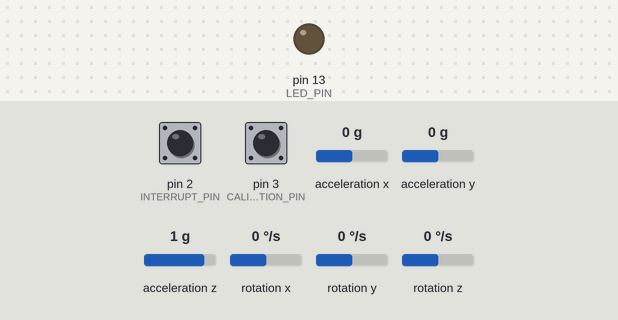
A sketch run on a simulated Arduino Uno, built with avr-gcc and run on an emulated ATmega328P. Parts: output pins drawn as LEDs (lit = HIGH). Dashed ring = blinking. The test bench sets the inputs (shaded band); at power-on: pin 3 (CALIBRATION_PIN) HIGH, pin 2 (INTERRUPT_PIN) HIGH, acceleration x 0 g, acceleration y 0 g, acceleration z 1 g, rotation x 0 °/s, rotation y 0 °/s, rotation z 0 °/s.

Above: at 2.9 s.
3.0 s: pin 3 (CALIBRATION_PIN) pulled LOW for 0.15 s
At 4.24 s:
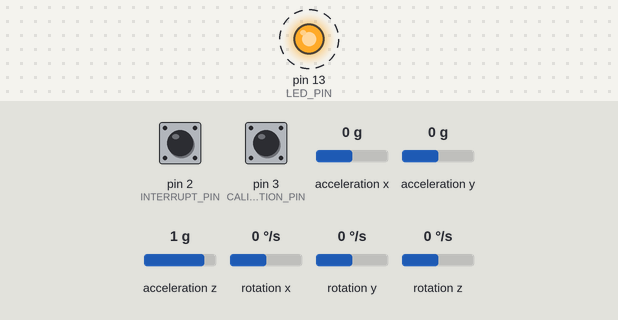
7.7 s: pin 3 (CALIBRATION_PIN) pulled LOW for 1 s
At 10.3 s:
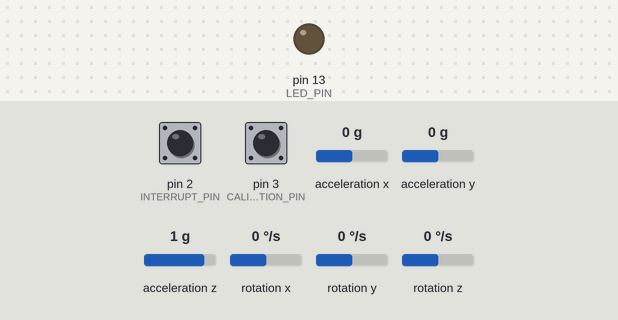
10.8 s: pin 3 (CALIBRATION_PIN) pulled LOW for 3.2 s
At 12.04 s:
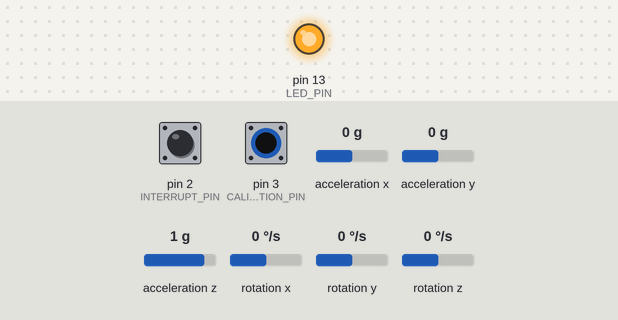
Timing chart, 0 to 15.8 s (numbered marks = the images above; inputs shaded):
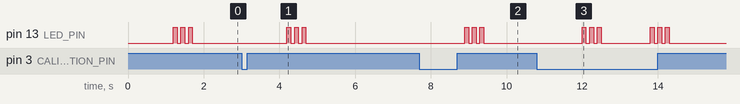

The sketch:

acelTeste1.ino
```cpp
/*      Codigo capaz de ler o MPU6050 e a partir de filtros e do calculo da velocidade
        interpretar se houve movimento ou não, ou seja, faz o cancelamento de ruídos e
        vibracoes                                                                           */


#include "I2Cdev.h"
#include "MPU6050.h"

#define SAMPLE_TIME 10       // Tempo entre leituras de 10 ms
#define STOP_TIME 1000       // Tempo entre leituras de 1000 ms
#define DT_THRESHOULD 500
#define N_SAMPLES 40        // Numero de amostras para identificar que saiu da boca do tanque
#define ACEL_THRESHOULD 65 // Limiar de aceleracao em mg

#define LED_PIN 13
#define INTERRUPT_PIN 2
#define CALIBRATION_PIN 3

// Arduino Wire library is required if I2Cdev I2CDEV_ARDUINO_WIRE implementation
// is used in I2Cdev.h
#if I2CDEV_IMPLEMENTATION == I2CDEV_ARDUINO_WIRE
#include "Wire.h"
#endif

MPU6050 accelgyro;

int16_t ax, ay, az;
unsigned int count = 0;
unsigned int count2 = 0;
unsigned int t_vector[2] = {0, 0};
unsigned int time_pass = 0;

double v_mean_y[7];
double ax2, ay2;
double fx_mean, fy_mean, fz_mean;
double y_f[2], x_f[2], vel_x[2], vel_y[2], pos_y[2];

int my_direction = 0;
bool can_calc_my_direction = true;
bool last_time_put = false;

unsigned short int count_threshould = 0;
unsigned long lastTime;
unsigned long tempo_inv_now;
unsigned long tempo_inv_last;
unsigned long timeChange;
unsigned long now;
unsigned long t_threshould = 0;

void setup() {
  // join I2C bus (I2Cdev library doesn't do this automatically)
#if I2CDEV_IMPLEMENTATION == I2CDEV_ARDUINO_WIRE
  Wire.begin();
#elif I2CDEV_IMPLEMENTATION == I2CDEV_BUILTIN_FASTWIRE
  Fastwire::setup(400, true);
#endif
  Serial.begin(38400);      // abre a porta serial a 38400 bps:

  accelgyro.initialize();

  accelgyro.setDHPFMode(0b001); // Colocado aqui 5 Hz (talvez nao necessario)
  accelgyro.setFullScaleAccelRange(MPU6050_ACCEL_FS_2);

  pinMode(LED_PIN, OUTPUT);
  pinMode(INTERRUPT_PIN, INPUT);
  pinMode(CALIBRATION_PIN, INPUT);

  digitalWrite(INTERRUPT_PIN, HIGH);
  digitalWrite(CALIBRATION_PIN, HIGH);

  y_f[0] = 0;
  y_f[1] = 0;
  x_f[0] = 0;
  x_f[1] = 0;
  vel_x[0] = 0;
  vel_x[1] = 0;
  vel_y[0] = 0;
  vel_y[1] = 0;
  pos_y[0] = 0;
  pos_y[1] = 0;
  v_mean_y[0] = 0;
  v_mean_y[1] = 0;
  v_mean_y[2] = 0;
  v_mean_y[3] = 0;
  v_mean_y[4] = 0;
  v_mean_y[5] = 0;
  v_mean_y[6] = 0;
  v_mean_y[7] = 0;
  count = 0;
  count2 = 0;

  Calibration();

  digitalWrite(LED_PIN, LOW);

  lastTime = 0;
}

void loop() {

  while (!digitalRead(INTERRUPT_PIN)) {
    now = millis();
    timeChange = (now - lastTime);

    if (timeChange >= SAMPLE_TIME) {

      count++;

      /* Update accel data */
      accelgyro.getAcceleration(&ax, &ay, &az);

      /* Filter x and y axis */
      /*
        for k=2:length(y)
        y(k) = 0.8819*y(k-1) + 0.1181*x(k-1);
        end
      */

      ay2 = double((ay - fy_mean) * 2.0 / 16783.0);
      ax2 = double((ax - fx_mean) * 2.0 / 16783.0);

      //XXX
      // para o teste neste momento sera utilizado o eixo X apenas
      ay2 = ax2;

      y_f[1] = 0.8819 * y_f[0] + 0.1181 * ay2;
      //y[0] = y[1];
      //x_f[1] = 0.8819 * x_f[0] + 0.1181 * ax2;
      //x[0] = x[1];

      if ((y_f[1] >= ACEL_THRESHOULD/1000.0) || (y_f[1] < -ACEL_THRESHOULD/1000.0)) {
        count_threshould++;
      }
      else {
        count_threshould = 0;
      }

      if (count_threshould >= N_SAMPLES) {
        //Serial.println(d);
        move_identification();
        while(!digitalRead(INTERRUPT_PIN)); // Travo aqui ate que botao seja soltado para que processo seja reiniciado
      }
      /* Integral calculation */
      /*
         for i=1:length(x2)-1
           vel(i+1) = vel(i) + dt*(x2(i)+x2(i+1))/2;
         end
      */
      /*
      vel_y[1] = vel_y[0] + (0.01) * (y_f[1] + y_f[0]) / 2.0;
      //vel_x[1] = vel_x[0] + (0.1) * (x_f[1] + x_f[0]) / 2.0;

      /* Seconde Integral Calculation */
      /*
      pos_y[1] = pos_y[0] + (0.01)* (vel_y[1] + vel_y[0]) / 2.0;

      y_f[0] = y_f[1]; // Atualizacao dos valores de aceleracao em Y
      //x_f[0] = x_f[1]; // Atualizacao dos valores de aceleracao em X

      vel_y[0] = vel_y[1]; // Atualizacao dos valores de velocidade em Y
      //vel_x[0] = vel_x[1]; // Atualizacao dos valores de velocidade em X

      pos_y[0] = pos_y[1]; // Atualizacao dos valores de posicao em Y
      v_mean_y[7] = vel_y[1]; // Atribuicao de velocidade corrente ao vetor de media movel

      // so a partir da terceira iteracao faco a media movel
      if (count >= 8) {
        v_mean_y[7] = (v_mean_y[0] + v_mean_y[1] + v_mean_y[2] + v_mean_y[3]
                       + v_mean_y[4] + v_mean_y[5] + v_mean_y[6] + v_mean_y[7]) / 8.0;
        if (count2 <= 3) count2++;
      }

      v_mean_y[0] = v_mean_y[1];
      v_mean_y[1] = v_mean_y[2];
      v_mean_y[2] = v_mean_y[3];
      v_mean_y[3] = v_mean_y[4];
      v_mean_y[4] = v_mean_y[5];
      v_mean_y[5] = v_mean_y[6];
      v_mean_y[6] = v_mean_y[7];

      // Depois de ter duas atualizacoes dos valores de v_mean_y
      // Faco a verificacao de alternancia de maximos e minimos
      if (count2 >= 2) {
        if (can_calc_my_direction) {
          can_calc_my_direction = false;
          if ((v_mean_y[6] - v_mean_y[5]) > 0) {
            my_direction = 1;
          } else {
            my_direction = 0;
          }
        }
        if (my_direction) {                       // subindo
          if (v_mean_y[6] - v_mean_y[5] < 0.0) { // se passei a descer
            my_direction = 0;
            t_vector[1] = time_pass;
            if ((t_vector[1] - t_vector[0]) > DT_THRESHOULD) {
              move_identification();
            }
            t_vector[0] = t_vector[1];
          }
        }
        else {                                  //se estou descendo
          if (v_mean_y[6] - v_mean_y[5] > 0.0) {
            my_direction = 1;
            t_vector[1] = time_pass;
            if ((t_vector[1] - t_vector[0]) > DT_THRESHOULD) {
              move_identification();
            }
            t_vector[0] = t_vector[1];
          }
        }
      }
      */
      Serial.println(y_f[1]);// Serial.print("\t"); Serial.print(v_mean_y[6]);
      //Serial.print("\t"); Serial.print(vel_y[1]), Serial.print("\t"); Serial.println(pos_y[1]);
      lastTime = millis();
      time_pass++; //atualizacao do tempo da iteracao
    }
  }

  if (!digitalRead(CALIBRATION_PIN)) { // Se pressionei o pino pra calibrar isso ocorre
    Calibration();
  }

  y_f[0] = 0;
  y_f[1] = 0;
  x_f[0] = 0;
  x_f[1] = 0;
  vel_x[0] = 0;
  vel_x[1] = 0;
  vel_y[0] = 0;
  vel_y[1] = 0;
  pos_y[0] = 0;
  pos_y[1] = 0;
  v_mean_y[0] = 0;
  v_mean_y[1] = 0;
  v_mean_y[2] = 0;
  v_mean_y[3] = 0;
  v_mean_y[4] = 0;
  v_mean_y[5] = 0;
  v_mean_y[6] = 0;
  v_mean_y[7] = 0;
  count = 0;
  count2 = 0;
  can_calc_my_direction = true;

  t_vector[0] = 0;
  t_vector[1] = 0;

  time_pass = 0;

  //Serial.print(0); Serial.print("\t"); Serial.println(0);
}


void Calibration() {
  int i = 0;
  fx_mean = 0;
  fy_mean = 0;
  fz_mean = 0;
  int nSamples = 100;
  while (i < nSamples) {
    accelgyro.getAcceleration(&ax, &ay, &az);

    //por hora trabalhar so com x e y
    fx_mean += ax;
    fy_mean += ay;
    fz_mean += az;
    i++;
    delay(10);
  }

  fx_mean = fx_mean / nSamples;
  fy_mean = fy_mean / nSamples;
  fz_mean = fz_mean / nSamples;

  for (i = 0; i < 3; i++) {
    digitalWrite(LED_PIN, HIGH);
    delay(100);
    digitalWrite(LED_PIN, LOW);
    delay(100);
  }
}

void move_identification() {
   Serial.println("Move detected! Plx Restart Process");
  /*digitalWrite(LED_PIN, HIGH);
  delay(1000);
  digitalWrite(LED_PIN, LOW);*/
}
```

Measured:
- after the input at 3.0 s, pin 13 (LED_PIN): alternates HIGH for 0.10 s and LOW for 0.10 s, 6 changes in all, then stays LOW, starting after 1.2 s
- after the input at 7.7 s, pin 13 (LED_PIN): alternates HIGH for 0.10 s and LOW for 0.10 s, 6 changes in all, then stays LOW, starting after 1.2 s
- after the input at 10.8 s, pin 13 (LED_PIN): LOW → HIGH after 1.2 s, → LOW 0.10 s later, → HIGH 0.10 s later, → LOW 0.10 s later, … (12 changes in this stretch)
